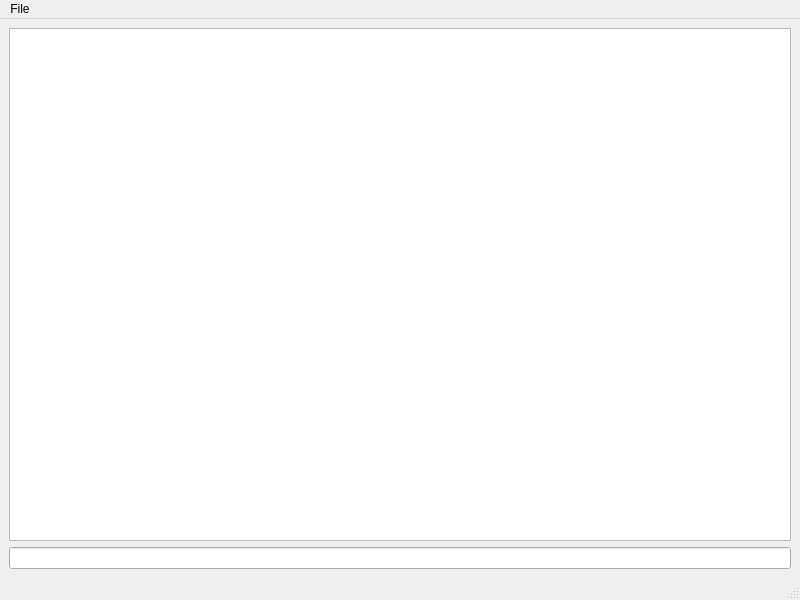
<?xml version="1.0" encoding="UTF-8"?>
<ui version="4.0">
 <class>MainWindow</class>
 <widget class="QMainWindow" name="MainWindow">
  <property name="geometry">
   <rect>
    <x>0</x>
    <y>0</y>
    <width>800</width>
    <height>600</height>
   </rect>
  </property>
  <property name="windowTitle">
   <string>MainWindow</string>
  </property>
  <widget class="QWidget" name="centralwidget">
   <layout class="QGridLayout" name="gridLayout_2">
    <item row="0" column="0">
     <layout class="QGridLayout" name="gridLayout">
      <item row="2" column="0">
       <widget class="QLineEdit" name="lineEdit"/>
      </item>
      <item row="0" column="0">
       <widget class="QPlainTextEdit" name="plainTextEdit"/>
      </item>
     </layout>
    </item>
   </layout>
  </widget>
  <widget class="QMenuBar" name="menubar">
   <property name="geometry">
    <rect>
     <x>0</x>
     <y>0</y>
     <width>800</width>
     <height>26</height>
    </rect>
   </property>
   <widget class="QMenu" name="menuFile">
    <property name="title">
     <string>File</string>
    </property>
    <addaction name="actionConnect"/>
   </widget>
   <addaction name="menuFile"/>
  </widget>
  <widget class="QStatusBar" name="statusbar"/>
  <action name="actionConnect">
   <property name="text">
    <string>Connect Device ...</string>
   </property>
  </action>
 </widget>
 <resources/>
 <connections/>
</ui>
